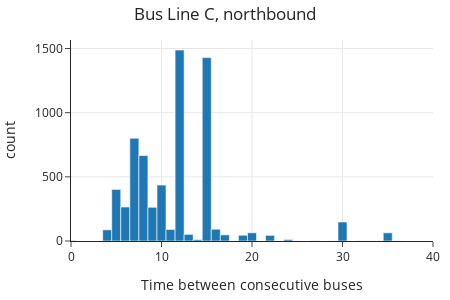

Write notebook code for a chart like this one.
### Markdown cell above
Let's examine a histogram the distribution of inter-arrival times of these buses.

### Code cell
fig = px.histogram(bus_c_n, x='sched_inter', 
                   title="Bus Line C, northbound",
                   width=450, height=300)

fig.update_xaxes(range=[0, 40], title="Time between consecutive buses")
margin(fig, t=40)

### Figure 1 — Plotly figure (JSON) as saved in the notebook; plotly's stock layout.template omitted (floating-point values rounded to 4 significant figures; data arrays with more than 128 entries replaced by an {"elided": "..."} marker saying what was removed)
{"data": [{"alignmentgroup": "True", "bingroup": "x", "hovertemplate": "sched_inter=%{x}<br>count=%{y}<extra></extra>", "legendgroup": "", "marker": {"color": "#1F77B4", "pattern": {"shape": ""}}, "name": "", "offsetgroup": "", "orientation": "v", "showlegend": false, "type": "histogram", "x": {"elided": "6677 float values"}, "xaxis": "x", "yaxis": "y"}], "layout": {"barmode": "relative", "height": 300, "legend": {"tracegroupgap": 0}, "margin": {"t": 40}, "title": {"text": "Bus Line C, northbound"}, "width": 450, "xaxis": {"anchor": "y", "domain": [0, 1], "range": [0, 40], "title": {"text": "Time between consecutive buses"}, "type": "linear"}, "yaxis": {"anchor": "x", "autorange": true, "domain": [0, 1], "range": [0, 1566.0], "title": {"text": "count"}}}}
